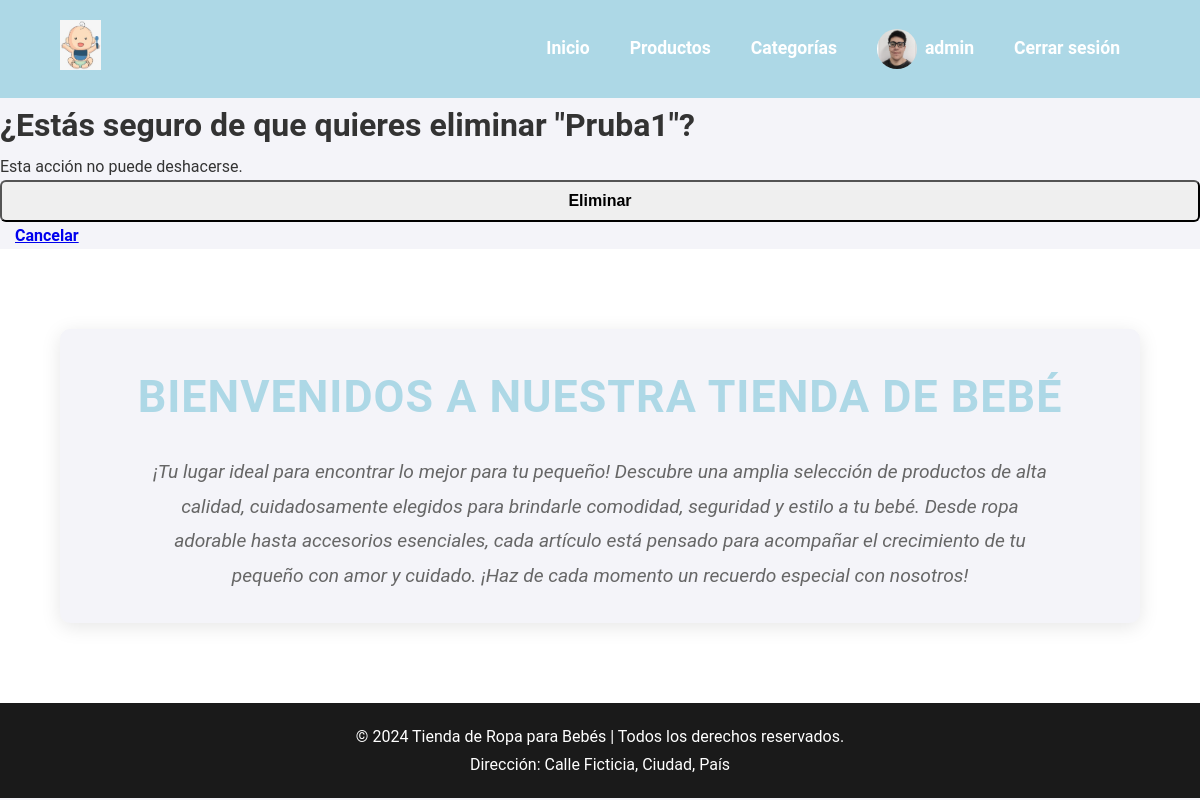
Before: /productos/2/eliminar/ (signed in) with the older database file.
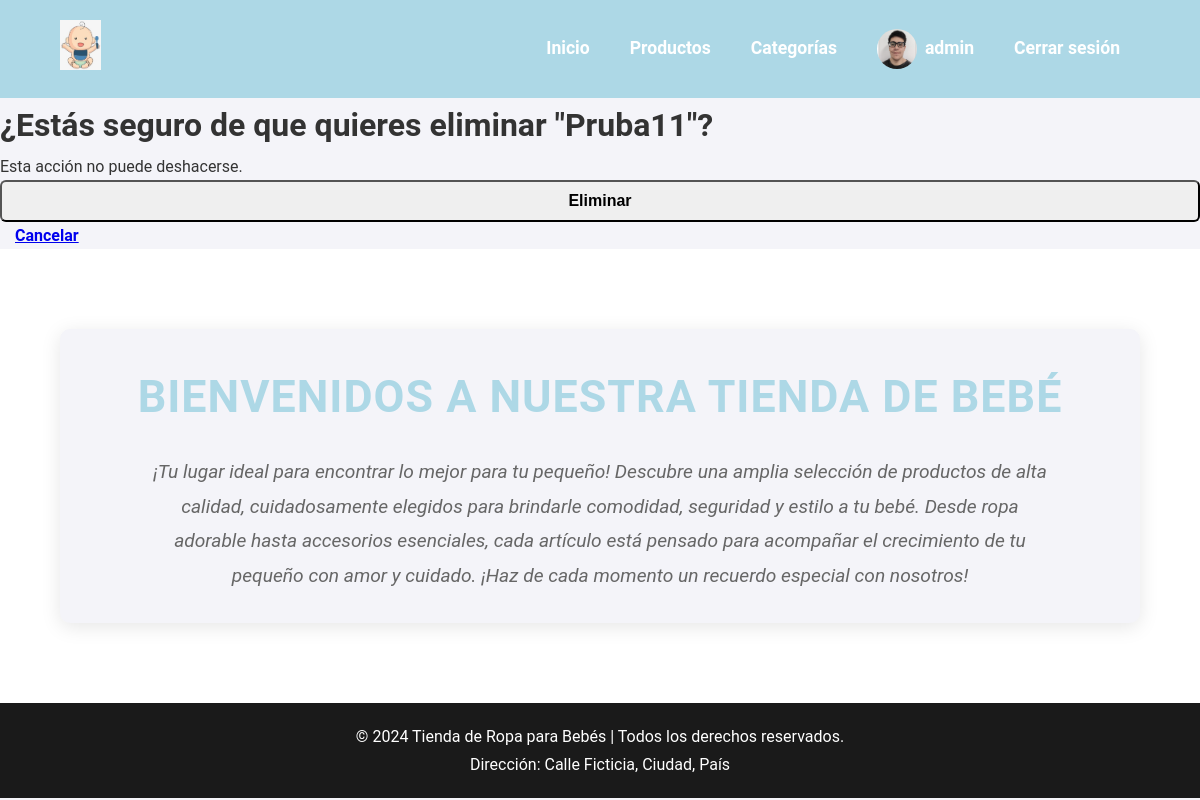
After: the same page with the newer database file.
### producto/models.py (models this page shows, shortened)
class Producto(models.Model):
    nombre = models.CharField(max_length=200)
    descripcion = models.TextField()
    precio = models.DecimalField(max_digits=10, decimal_places=2)
    stock = models.PositiveIntegerField(default=0)
    disponible = models.BooleanField(default=True)
    imagen = models.ImageField(upload_to='media/')
    categoria = models.ForeignKey(Categoria, on_delete=models.CASCADE, related_name="productos")
    talle = models.ManyToManyField(Talle)
    color = models.ManyToManyField(Color)
    creado = models.DateTimeField(auto_now_add=True)
    modificado = models.DateTimeField(auto_now=True)

### producto/views.py (the view)
# urls.py: path('productos/<int:pk>/eliminar/', ProductoDeleteView.as_view(), name='eliminar_producto'),
class ProductoDeleteView(LoginRequiredMixin, PermissionRequiredMixin, DeleteView):
    model = Producto
    template_name = 'producto/confirmar_eliminacion.html'
    success_url = reverse_lazy('listado_productos')
    permission_required = 'producto.delete_producto'

### producto/templates/producto/confirmar_eliminacion.html (shortened to what this page needs)
{% extends 'producto/index.html' %}
{% block content %}
    <h1>¿Estás seguro de que quieres eliminar "{{ producto.nombre }}"?</h1>
    <p>Esta acción no puede deshacerse.</p>
    <form method="post">
        <button type="submit" class="btn">Eliminar</button>
        <a href="{% url 'listado_productos' %}" class="btn">Cancelar</a>
    </form>
{% endblock %}

Changed rows visible on the page:
changed Producto: nombre "Pruba1" → "Pruba11"
